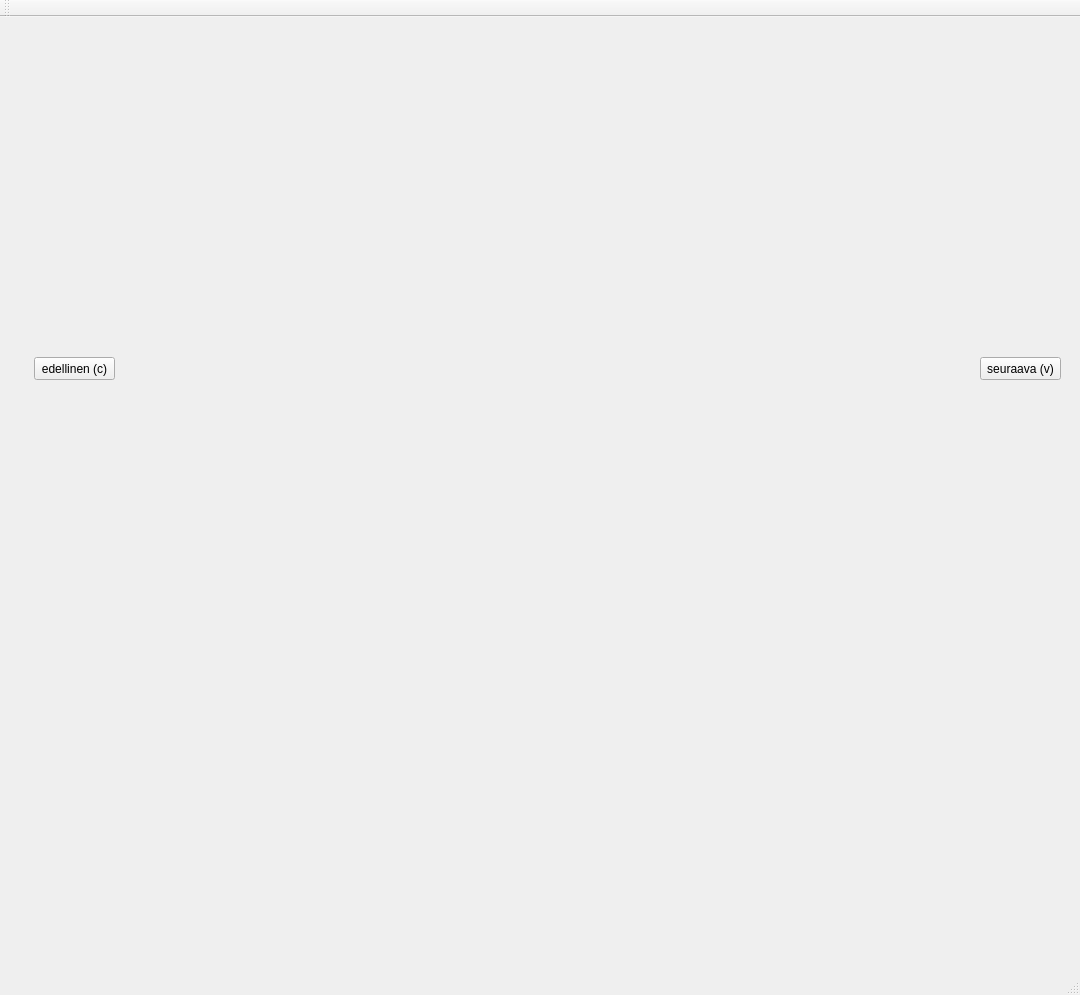
<?xml version="1.0" encoding="UTF-8"?>
<ui version="4.0">
 <class>Visualizer</class>
 <widget class="QMainWindow" name="Visualizer">
  <property name="geometry">
   <rect>
    <x>0</x>
    <y>0</y>
    <width>1080</width>
    <height>995</height>
   </rect>
  </property>
  <property name="windowTitle">
   <string>Visualizer</string>
  </property>
  <widget class="QWidget" name="centralWidget">
   <widget class="QCustomPlot" name="plotBox" native="true">
    <property name="geometry">
     <rect>
      <x>270</x>
      <y>690</y>
      <width>561</width>
      <height>211</height>
     </rect>
    </property>
   </widget>
   <widget class="QLabel" name="kuvaBox">
    <property name="geometry">
     <rect>
      <x>180</x>
      <y>70</y>
      <width>768</width>
      <height>574</height>
     </rect>
    </property>
    <property name="text">
     <string/>
    </property>
   </widget>
   <widget class="QPushButton" name="edelBtn">
    <property name="geometry">
     <rect>
      <x>34</x>
      <y>340</y>
      <width>81</width>
      <height>23</height>
     </rect>
    </property>
    <property name="text">
     <string>edellinen (c)</string>
    </property>
   </widget>
   <widget class="QPushButton" name="seurBtn">
    <property name="geometry">
     <rect>
      <x>980</x>
      <y>340</y>
      <width>81</width>
      <height>23</height>
     </rect>
    </property>
    <property name="text">
     <string>seuraava (v)</string>
    </property>
   </widget>
  </widget>
  <widget class="QMenuBar" name="menuBar">
   <property name="geometry">
    <rect>
     <x>0</x>
     <y>0</y>
     <width>1080</width>
     <height>19</height>
    </rect>
   </property>
  </widget>
  <widget class="QToolBar" name="mainToolBar">
   <attribute name="toolBarArea">
    <enum>TopToolBarArea</enum>
   </attribute>
   <attribute name="toolBarBreak">
    <bool>false</bool>
   </attribute>
  </widget>
  <widget class="QStatusBar" name="statusBar"/>
 </widget>
 <layoutdefault spacing="6" margin="11"/>
 <customwidgets>
  <customwidget>
   <class>QCustomPlot</class>
   <extends>QWidget</extends>
   <header>qcustomplot.h</header>
   <container>1</container>
  </customwidget>
 </customwidgets>
 <resources/>
 <connections/>
</ui>
